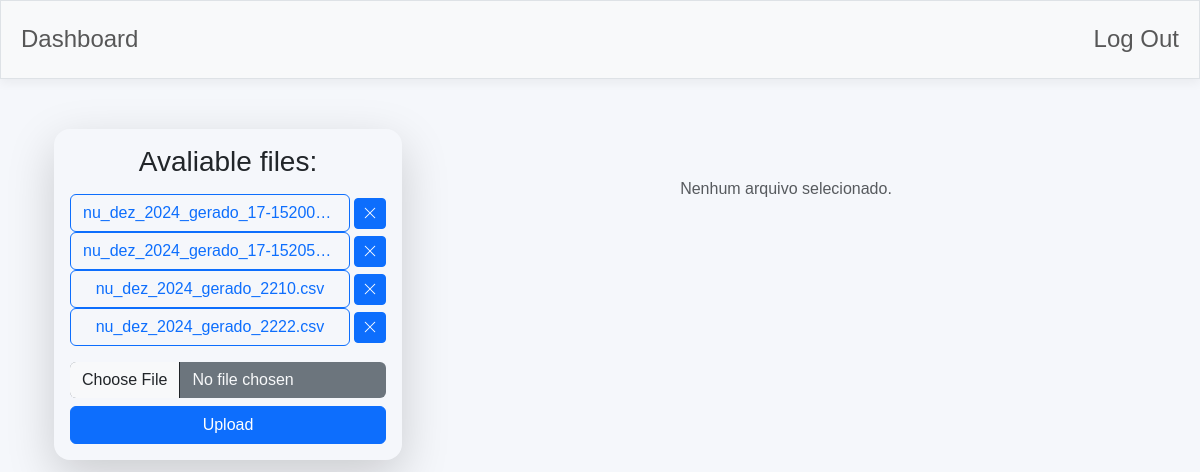
Page / (signed in) on the earlier database version.
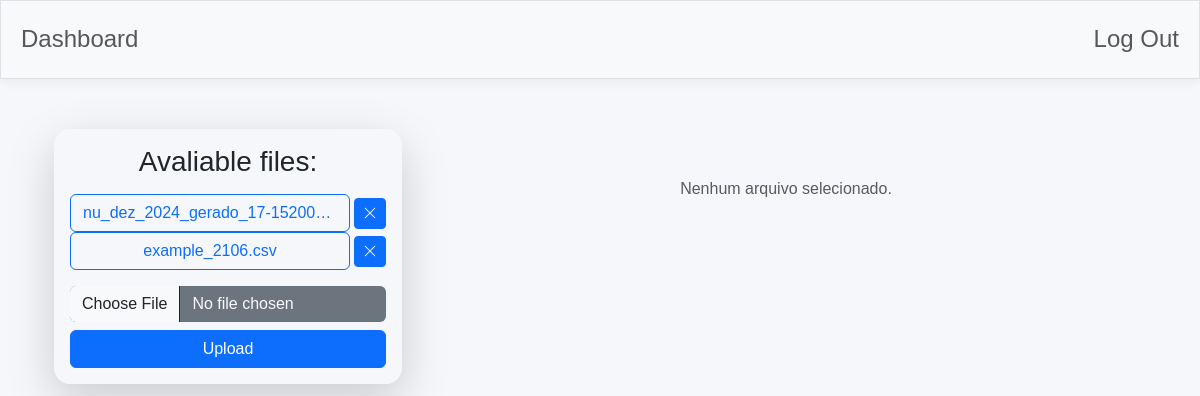
Same page on the later database version.
### tables this page shows
CREATE TABLE uploads (
    id INTEGER PRIMARY KEY AUTOINCREMENT,
    user_id INTEGER NOT NULL,
    filename TEXT NOT NULL,
    filepath TEXT NOT NULL DEFAULT '',
    data_upload TEXT NOT NULL DEFAULT CURRENT_TIMESTAMP,
    FOREIGN KEY (user_id) REFERENCES users(user_id)
);

### app.py (the view)
@app.route("/", methods=["GET", "POST"])
@login_required
def index():
    user_id = session["user_id"]
    uploads_file = db.execute("SELECT filename, id FROM uploads WHERE user_id = ?", (user_id,), fetchall=True)
    return render_template("index.html", uploads=uploads_file, from_page="index")

### db.py (called while the page is built)
def get_connection():
    conn = sqlite3.connect(DB_PATH)
    conn.row_factory = sqlite3.Row
    conn.execute("PRAGMA foreign_keys = ON")
    return conn

def execute(query, params=(), commit=False, fetchone=False, fetchall=False):
    conn = get_connection()
    cur = conn.cursor()
    cur.execute(query, params)
    result = None
    if fetchone:
        result = cur.fetchone()
    elif fetchall:
        result = cur.fetchall()
    if commit:
        conn.commit()
    cur.close()
    conn.close()
    return result

### helpers.py (called while the page is built)
def login_required(f):
    @wraps(f)
    def decorated_function(*args, **kwargs):
        if session.get("user_id") is None:
            return redirect("/login")
        return f(*args, **kwargs)
    return decorated_function

### templates/index.html (shortened to what this page needs)
{% extends "layout.html" %}
{% block main %}
<div class="container">
    <div class="row g-4">
        <div class="col-md-4">
            <div class="text-light shadow-lg rounded-4 p-3">
                <h3 class="card-title mb-3 text-dark" >Avaliable files:</h3>
                <div class="mb-3">
                    {% include "partials/uploads_list.html" %}
                </div>
                <form action="/upload" method="post" enctype="multipart/form-data" class="d-flex flex-column gap-2">
                    <input type="file" name="file" class="form-control bg-secondary text-light border-0">
                    <button type="submit" class="btn btn-primary">Upload</button>
                </form>
            </div>
        </div>
        <div class="col-md-8">
            {% if table_data and headers %}
            <div class="shadow-lg rounded-4 p-3">
                <h5 class="card-title mb-3">{{ filename }} </h5>
                <div class="table-responsive">
                    <table class="table table-striped table-hover table-bordered table-sm align-middle">
                        <thead class="table-secondary text-dark">
                            <tr>
                                {% for header in headers %}
                                    <th scope="col">{{ header }}</th>
                                {% endfor %}
                            </tr>
                        </thead>
                        <tbody>
                            {% for row in table_data %}
                            <tr>
                                {% for header in headers %}
                                    <td>{{ row[header] }}</td>
                                {% endfor %}
                            </tr>
                            {% endfor %}
                        </tbody>
                    </table>
                </div>
            </div>
            {% else %}
                <div class="text-center text-muted mt-5">
                    <p>Nenhum arquivo selecionado.</p>
                </div>
            {% endif %}
        </div>
    </div>
</div>
{% endblock %}

### templates/layout.html (shortened to what this page needs)
<!DOCTYPE html>
<html lang="en">
<head>
    <link href="https://cdn.jsdelivr.net/npm/bootstrap@5.3.3/dist/css/bootstrap.min.css" rel="stylesheet">
    <link href="https://cdn.jsdelivr.net/npm/bootstrap-icons/font/bootstrap-icons.css" rel="stylesheet">
</head>
<body>
    <nav class="bg-light border navbar navbar-expand-md navbar-light">
        <div class="container-fluid">
            <div class="collapse navbar-collapse h4" id="navbar">
                {% if session["user_id"] and dashboard_show %}
                    <ul class="navbar-nav me-auto mt-2">
                        <li class="nav-item"><a class="nav-link" href="/">Home</a></li>
                    </ul>
                    <ul class="navbar-nav ms-auto mt-2">
                        <li class="nav-item"><a class="nav-link" href="/logout">Log Out</a></li>
                    </ul>
                {% elif session["user_id"] %}
                    <ul class="navbar-nav me-auto mt-2">
                        <li class="nav-item"><a class="nav-link" href="/dashboard">Dashboard</a></li>
                    </ul>
                    <ul class="navbar-nav ms-auto mt-2">
                        <li class="nav-item"><a class="nav-link" href="/logout">Log Out</a></li>
                    </ul>
                {% else %}
                    <ul class="navbar-nav ms-auto mt-2">
                        <li class="nav-item"><a class="nav-link" href="/register">Register</a></li>
                        <li class="nav-item"><a class="nav-link" href="/login">Log In</a></li>
                    </ul>
                {% endif %}
            </div>
        </div>
    </nav>
    <main class="container text-center">
        {% block main %}{% endblock %}
    </main>
</body>
</html>

### templates/partials/uploads_list.html (shortened to what this page needs)
{% if uploads %}
    {% for upload in uploads %}
        {% if from_page == "index" %}
        <div class="d-flex align-items-center gap-1">
            <form method="post" action="/filetable" class="flex-grow-1" style="max-width: 100%; overflow: hidden;">
                <button class="btn btn-outline-primary w-100 text-truncate" type="submit">
                    {{ upload.filename }}
                </button>
            </form>
            <form method="post" action="/delete_file" onsubmit="return confirm('Do you want to delete this file?');">
                <button type="submit" class="btn btn-sm btn-primary px-2">
                    <i class="bi bi-x-lg text-white"></i>
                </button>
            </form>
        </div>
        {% endif %}
    {% endfor %}
{% endif %}

### templates/layout.html (style rules this page uses)
:root { --card-bg: #ffffff; --card-radius: 12px; --card-shadow: 0 4px 10px rgba(0, 0, 0, .05); }
body { font-family: Arial, sans-serif; background: #f5f7fb; margin: 0; padding: 0; }
nav { box-shadow: var(--card-shadow); }
.nav-link { font-weight: 500; padding: 0.5rem 1rem; transition: background-color 0.2s; }
main.container { padding-top: 50px; padding-bottom: 50px; }
h1, h2, h3, h4 { color: #333; }

Differences in the rows shown:
removed uploads: filename "nu_dez_2024_gerado_17-15205…"
removed uploads: filename "nu_dez_2024_gerado_2210.csv"
removed uploads: filename "nu_dez_2024_gerado_2222.csv"
added uploads: filename "example_2106.csv"
